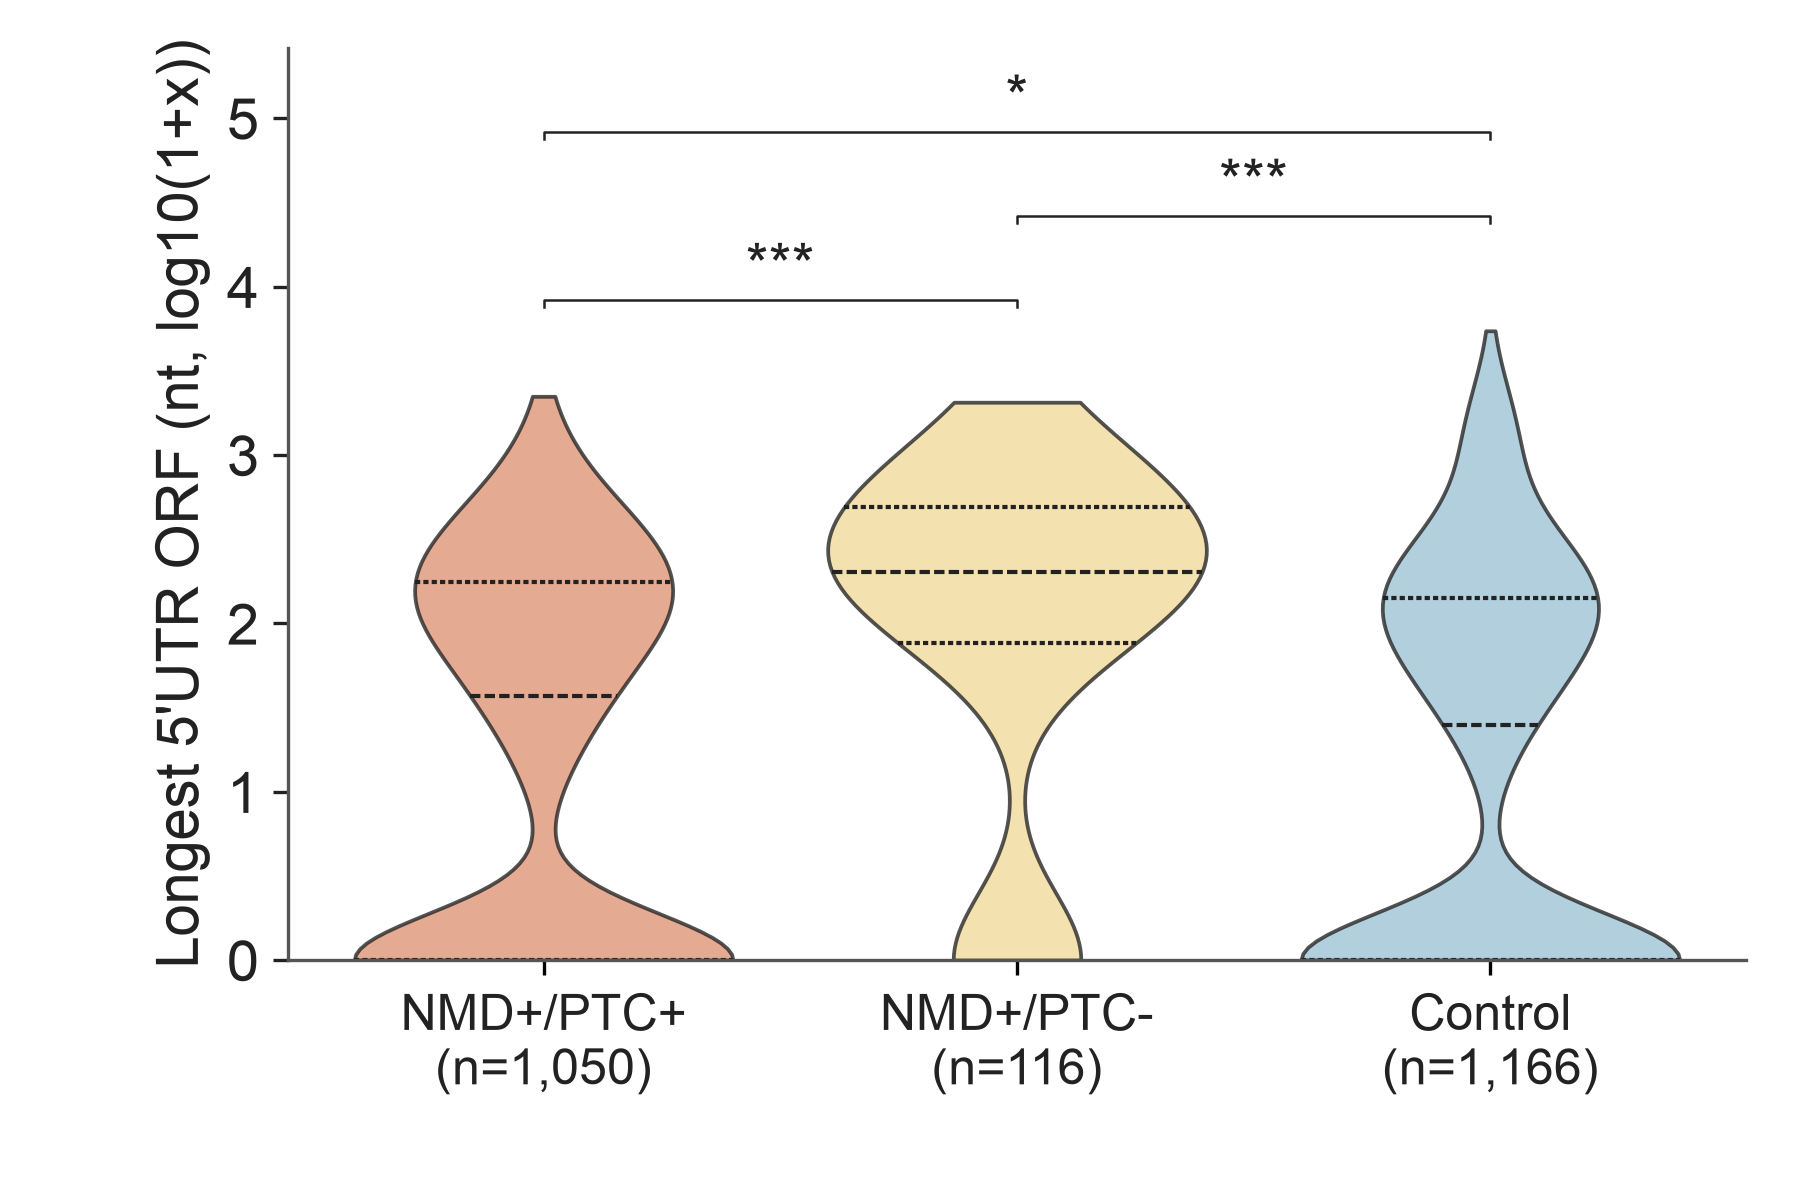

The Python source for this figure:
"""
Figure 4 Panel D — Longest 5'UTR ORF, ENST-reference + ref-AUG-traceable scope.

3-group boxplot (log1p y): NMD+/PTC+ (n=1,489) vs NMD+/PTC- (n=163; ORF match
+ ORF diff merged) vs Control (n=1,286). 5'UTR boundary anchored on the
ref-AUG-projected start codon (utr5_features_refaug.rds).

Section C of Figure 4. Pre-registered in ./RATIONALE.md.

Data:
  ./data/panelD_longest_5utr_orf_long.tsv
  ./data/panelD_longest_5utr_orf_descriptives.tsv
  ./data/panelD_longest_5utr_orf_pairwise.tsv
"""

import sys
from pathlib import Path

import matplotlib.pyplot as plt
import numpy as np
import pandas as pd
import seaborn as sns

HERE = Path(__file__).resolve()
LIB = HERE.parents[2] / "lib"
sys.path.insert(0, str(LIB))

plt.rcParams["font.family"] = "sans-serif"
plt.rcParams["font.sans-serif"] = ["Arial", "Helvetica Neue", "Helvetica", "DejaVu Sans"]
plt.rcParams["pdf.fonttype"] = 42
plt.rcParams["ps.fonttype"] = 42

BODY_FS = 14
LABEL_FS = 12
C_TITLE = "#222222"
C_AXIS = "#555555"

GROUP_ORDER = ["NMD+/PTC+", "NMD+/PTC-", "Control"]
COLORS = {"NMD+/PTC+": "#ef8a62", "NMD+/PTC-": "#fee08b", "Control": "#92c5de"}


def sig_marker(p):
    if pd.isna(p): return "n.s."
    if p < 1e-4:   return "***"
    if p < 1e-3:   return "**"
    if p < 0.05:   return "*"
    return "n.s."


def build_figure():
    long = pd.read_csv(HERE.parent / "data" / "panelD_longest_5utr_orf_long.tsv", sep="\t")
    stats = pd.read_csv(HERE.parent / "data" / "panelD_longest_5utr_orf_pairwise.tsv", sep="\t")
    desc = pd.read_csv(HERE.parent / "data" / "panelD_longest_5utr_orf_descriptives.tsv", sep="\t")

    fig, ax = plt.subplots(figsize=(6, 4))
    plot_df = long.assign(
        y=np.log10(np.clip(long["longest_5utr_orf_nt"], 0, None) + 1)
    )
    data = [plot_df.loc[plot_df["group"] == g, "y"].to_numpy() for g in GROUP_ORDER]

    sns.violinplot(data=plot_df, x="group", y="y", order=GROUP_ORDER,
                   hue="group", palette=COLORS, legend=False,
                   cut=0, inner="quart", density_norm="width",
                   linewidth=0.9, ax=ax)
    for patch in ax.collections:
        patch.set_edgecolor(C_TITLE); patch.set_alpha(0.78)
    for line in ax.lines:
        line.set_color(C_TITLE); line.set_linewidth(1.0)

    ymax = max(d.max() for d in data)
    y_top = ymax + 0.18
    spacing = 0.50
    pairs = [("NMD+/PTC-", "NMD+/PTC+", 0, 1, y_top),
             ("NMD+/PTC-", "Control",  1, 2, y_top + spacing),
             ("NMD+/PTC+", "Control",  0, 2, y_top + 2 * spacing)]
    for gx, gy, ix, iy, yy in pairs:
        row = stats[((stats["group_x"] == gx) & (stats["group_y"] == gy)) |
                    ((stats["group_x"] == gy) & (stats["group_y"] == gx))]
        if row.empty: continue
        ax.plot([ix, ix, iy, iy], [yy - 0.04, yy, yy, yy - 0.04],
                color=C_TITLE, linewidth=0.6)
        ax.text((ix + iy) / 2, yy + 0.02, sig_marker(row.iloc[0]["wilcox_p"]),
                ha="center", va="bottom", fontsize=BODY_FS, color=C_TITLE)

    n_per_group = {g: int(desc.loc[desc["group"] == g, "n"].iloc[0]) for g in GROUP_ORDER}
    ax.set_xticks(range(len(GROUP_ORDER)))
    ax.set_xticklabels([f"{g}\n(n={n_per_group[g]:,})" for g in GROUP_ORDER],
                       fontsize=LABEL_FS, color=C_TITLE)
    ax.set_xlabel("")
    ax.set_ylabel("Longest 5'UTR ORF (nt, log10(1+x))", fontsize=BODY_FS, color=C_TITLE)
    ax.tick_params(axis="y", labelsize=BODY_FS, colors=C_TITLE)
    ax.set_ylim(bottom=0, top=y_top + 3 * spacing)

    for s in ("top", "right"): ax.spines[s].set_visible(False)
    for s in ("bottom", "left"):
        ax.spines[s].set_color(C_AXIS); ax.spines[s].set_linewidth(0.8)

    fig.subplots_adjust(left=0.16, right=0.97, bottom=0.20, top=0.96)
    return fig


def main():
    fig = build_figure()
    from validate_figure_layout import validate_figure_layout
    validate_figure_layout(fig, fig.axes[0], verbose=True)
    out_dir = HERE.parent
    fig.savefig(out_dir / "figure4_panelD_longest_5utr_orf_refaug.pdf", facecolor="white")
    fig.savefig(out_dir / "figure4_panelD_longest_5utr_orf_refaug.png", dpi=300, facecolor="white")
    print("Saved: figure4_panelD_longest_5utr_orf_refaug.{pdf,png}")


if __name__ == "__main__":
    main()
